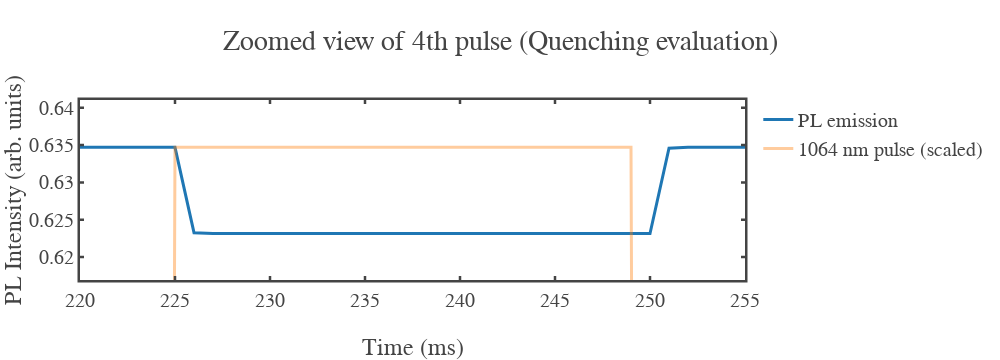

The notebook cell this image was saved under:
### Code cell
# ------------------------------------------------------------
# --- Zoomed plot around the 4th pulse (quenching visualization)
# ------------------------------------------------------------

# Time window for zoom (a bit before ON and after OFF)
t_zoom_start = PL_t[idx_on]  - 5*dt
t_zoom_end   = PL_t[idx_off] + 5*dt

zoom_mask = (PL_t >= t_zoom_start) & (PL_t <= t_zoom_end)

# --- Y-axis limits: ±1% around quenching ---
y_max = PL_start * 1.01   # 1% above PL at pulse start
y_min = PL_end   * 0.99   # 1% below PL at pulse end

fig_zoom = go.Figure()

# PL emission (zoomed)
fig_zoom.add_trace(go.Scatter(
    x=PL_t[zoom_mask],
    y=PL_em[zoom_mask],
    mode="lines",
    name="PL emission",
    line=dict(width=3)
))

# 1064 nm pulse (scaled, zoomed)
fig_zoom.add_trace(go.Scatter(
    x=PL_t[zoom_mask],
    y=I1064_norm[zoom_mask],
    mode="lines",
    name="1064 nm pulse (scaled)",
    opacity=0.4,
    line=dict(width=3)
))


fig_zoom.update_layout(
    template=fig_template,
    title="Zoomed view of 4th pulse (Quenching evaluation)",
    xaxis_title="Time (ms)",
    yaxis_title="PL Intensity (arb. units)",
    yaxis=dict(
        range=[y_min, y_max],
        zeroline=False
    )
)

fig_zoom.show()

### Figure 1 — Plotly figure (JSON) as saved in the notebook; plotly's stock layout.template omitted (floating-point values rounded to 4 significant figures)
{"data": [{"line": {"width": 3}, "mode": "lines", "name": "PL emission", "type": "scatter", "x": [220.0, 221.0, 222.0, 223.0, 224.0, 225.0, 226.0, 227.0, 228.0, 229.0, 230.0, 231.0, 232.0, 233.0, 234.0, 235.0, 236.0, 237.0, 238.0, 239.0, 240.0, 241.0, 242.0, 243.0, 244.0, 245.0, 246.0, 247.0, 248.0, 249.0, 250.0, 251.0, 252.0, 253.0, 254.0, 255.0], "y": [0.6347, 0.6347, 0.6347, 0.6347, 0.6347, 0.6347, 0.6232, 0.6231, 0.6231, 0.6231, 0.6231, 0.6231, 0.6231, 0.6231, 0.6231, 0.6231, 0.6231, 0.6231, 0.6231, 0.6231, 0.6231, 0.6231, 0.6231, 0.6231, 0.6231, 0.6231, 0.6231, 0.6231, 0.6231, 0.6231, 0.6231, 0.6346, 0.6347, 0.6347, 0.6347, 0.6347]}, {"line": {"width": 3}, "mode": "lines", "name": "1064 nm pulse (scaled)", "opacity": 0.4, "type": "scatter", "x": [220.0, 221.0, 222.0, 223.0, 224.0, 225.0, 226.0, 227.0, 228.0, 229.0, 230.0, 231.0, 232.0, 233.0, 234.0, 235.0, 236.0, 237.0, 238.0, 239.0, 240.0, 241.0, 242.0, 243.0, 244.0, 245.0, 246.0, 247.0, 248.0, 249.0, 250.0, 251.0, 252.0, 253.0, 254.0, 255.0], "y": [0.0, 0.0, 0.0, 0.0, 0.0, 0.6347, 0.6347, 0.6347, 0.6347, 0.6347, 0.6347, 0.6347, 0.6347, 0.6347, 0.6347, 0.6347, 0.6347, 0.6347, 0.6347, 0.6347, 0.6347, 0.6347, 0.6347, 0.6347, 0.6347, 0.6347, 0.6347, 0.6347, 0.6347, 0.6347, 0.0, 0.0, 0.0, 0.0, 0.0, 0.0]}], "layout": {"height": 360, "title": {"text": "Zoomed view of 4th pulse (Quenching evaluation)"}, "width": 1000, "xaxis": {"autorange": true, "range": [220, 255], "title": {"text": "Time (ms)"}, "type": "linear"}, "yaxis": {"range": [0.6169, 0.641], "title": {"text": "PL Intensity (arb. units)"}, "type": "linear", "zeroline": false}}}
